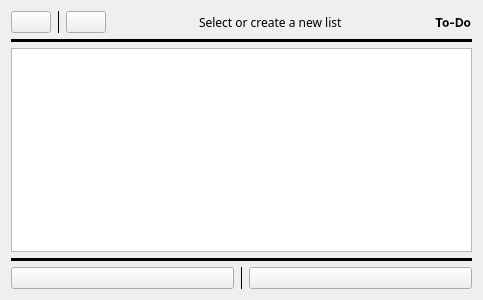
<?xml version="1.0" encoding="UTF-8"?>
<ui version="4.0">
 <class>todo</class>
 <widget class="QWidget" name="todo">
  <property name="geometry">
   <rect>
    <x>0</x>
    <y>0</y>
    <width>483</width>
    <height>300</height>
   </rect>
  </property>
  <property name="windowTitle">
   <string>Form</string>
  </property>
  <layout class="QVBoxLayout" name="verticalLayout">
   <item>
    <layout class="QGridLayout" name="gridLayout">
     <item row="1" column="0">
      <layout class="QGridLayout" name="gridLayout_2">
       <item row="0" column="5">
        <spacer name="horizontalSpacer_2">
         <property name="orientation">
          <enum>Qt::Horizontal</enum>
         </property>
         <property name="sizeHint" stdset="0">
          <size>
           <width>40</width>
           <height>20</height>
          </size>
         </property>
        </spacer>
       </item>
       <item row="0" column="0">
        <widget class="QPushButton" name="closeBtn">
         <property name="text">
          <string/>
         </property>
        </widget>
       </item>
       <item row="0" column="4">
        <widget class="QLabel" name="statusLabel">
         <property name="font">
          <font>
           <family>U001</family>
          </font>
         </property>
         <property name="text">
          <string>Select or create a new list</string>
         </property>
        </widget>
       </item>
       <item row="0" column="1">
        <widget class="Line" name="line_2">
         <property name="frameShadow">
          <enum>QFrame::Plain</enum>
         </property>
         <property name="orientation">
          <enum>Qt::Vertical</enum>
         </property>
        </widget>
       </item>
       <item row="0" column="3">
        <spacer name="horizontalSpacer">
         <property name="orientation">
          <enum>Qt::Horizontal</enum>
         </property>
         <property name="sizeHint" stdset="0">
          <size>
           <width>40</width>
           <height>20</height>
          </size>
         </property>
        </spacer>
       </item>
       <item row="0" column="2">
        <widget class="QPushButton" name="newBtn">
         <property name="text">
          <string/>
         </property>
        </widget>
       </item>
       <item row="0" column="6">
        <widget class="QLabel" name="todoLabel">
         <property name="font">
          <font>
           <family>Inter</family>
           <weight>75</weight>
           <bold>true</bold>
          </font>
         </property>
         <property name="text">
          <string>To-Do</string>
         </property>
        </widget>
       </item>
      </layout>
     </item>
    </layout>
   </item>
   <item>
    <widget class="Line" name="line">
     <property name="frameShadow">
      <enum>QFrame::Plain</enum>
     </property>
     <property name="lineWidth">
      <number>4</number>
     </property>
     <property name="orientation">
      <enum>Qt::Horizontal</enum>
     </property>
    </widget>
   </item>
   <item>
    <layout class="QVBoxLayout" name="verticalLayout_2">
     <item>
      <widget class="QStackedWidget" name="stackedWidget">
       <property name="currentIndex">
        <number>0</number>
       </property>
       <widget class="QWidget" name="page_3">
        <layout class="QVBoxLayout" name="verticalLayout_4">
         <property name="leftMargin">
          <number>0</number>
         </property>
         <property name="topMargin">
          <number>0</number>
         </property>
         <property name="rightMargin">
          <number>0</number>
         </property>
         <property name="bottomMargin">
          <number>0</number>
         </property>
         <item>
          <widget class="QListWidget" name="listWidget"/>
         </item>
         <item>
          <widget class="Line" name="line_4">
           <property name="frameShadow">
            <enum>QFrame::Plain</enum>
           </property>
           <property name="lineWidth">
            <number>4</number>
           </property>
           <property name="orientation">
            <enum>Qt::Horizontal</enum>
           </property>
          </widget>
         </item>
         <item>
          <layout class="QHBoxLayout" name="horizontalLayout">
           <property name="topMargin">
            <number>0</number>
           </property>
           <property name="rightMargin">
            <number>0</number>
           </property>
           <item>
            <widget class="QPushButton" name="deleteBtn">
             <property name="text">
              <string/>
             </property>
            </widget>
           </item>
           <item>
            <widget class="Line" name="line_3">
             <property name="frameShadow">
              <enum>QFrame::Plain</enum>
             </property>
             <property name="orientation">
              <enum>Qt::Vertical</enum>
             </property>
            </widget>
           </item>
           <item>
            <widget class="QPushButton" name="setupBtn">
             <property name="text">
              <string/>
             </property>
            </widget>
           </item>
          </layout>
         </item>
        </layout>
       </widget>
       <widget class="QWidget" name="page_4">
        <layout class="QVBoxLayout" name="verticalLayout_6">
         <property name="leftMargin">
          <number>0</number>
         </property>
         <property name="topMargin">
          <number>0</number>
         </property>
         <property name="rightMargin">
          <number>0</number>
         </property>
         <property name="bottomMargin">
          <number>0</number>
         </property>
         <item>
          <layout class="QVBoxLayout" name="listVerticalLayout">
           <item>
            <layout class="QHBoxLayout" name="horizontalLayout_2">
             <property name="topMargin">
              <number>0</number>
             </property>
             <item>
              <spacer name="horizontalSpacer_3">
               <property name="orientation">
                <enum>Qt::Horizontal</enum>
               </property>
               <property name="sizeHint" stdset="0">
                <size>
                 <width>40</width>
                 <height>20</height>
                </size>
               </property>
              </spacer>
             </item>
             <item>
              <widget class="QPushButton" name="newItemBtn">
               <property name="text">
                <string/>
               </property>
              </widget>
             </item>
             <item>
              <widget class="Line" name="line_5">
               <property name="frameShadow">
                <enum>QFrame::Plain</enum>
               </property>
               <property name="orientation">
                <enum>Qt::Vertical</enum>
               </property>
              </widget>
             </item>
             <item>
              <widget class="QPushButton" name="selectItemsModeBtn">
               <property name="text">
                <string/>
               </property>
              </widget>
             </item>
             <item>
              <widget class="QStackedWidget" name="editToolbarWidget">
               <property name="sizePolicy">
                <sizepolicy hsizetype="Maximum" vsizetype="Maximum">
                 <horstretch>0</horstretch>
                 <verstretch>0</verstretch>
                </sizepolicy>
               </property>
               <property name="currentIndex">
                <number>0</number>
               </property>
               <widget class="QWidget" name="page">
                <property name="sizePolicy">
                 <sizepolicy hsizetype="Maximum" vsizetype="Maximum">
                  <horstretch>0</horstretch>
                  <verstretch>0</verstretch>
                 </sizepolicy>
                </property>
                <layout class="QVBoxLayout" name="verticalLayout_3">
                 <property name="leftMargin">
                  <number>0</number>
                 </property>
                 <property name="topMargin">
                  <number>0</number>
                 </property>
                 <property name="rightMargin">
                  <number>0</number>
                 </property>
                 <property name="bottomMargin">
                  <number>0</number>
                 </property>
                 <item>
                  <layout class="QHBoxLayout" name="horizontalLayout_3">
                   <item>
                    <widget class="Line" name="line_7">
                     <property name="frameShadow">
                      <enum>QFrame::Plain</enum>
                     </property>
                     <property name="orientation">
                      <enum>Qt::Vertical</enum>
                     </property>
                    </widget>
                   </item>
                   <item>
                    <widget class="QPushButton" name="deleteItemBtn">
                     <property name="text">
                      <string/>
                     </property>
                    </widget>
                   </item>
                   <item>
                    <widget class="Line" name="line_6">
                     <property name="frameShadow">
                      <enum>QFrame::Plain</enum>
                     </property>
                     <property name="orientation">
                      <enum>Qt::Vertical</enum>
                     </property>
                    </widget>
                   </item>
                   <item>
                    <widget class="QPushButton" name="selectAllItemsBtn">
                     <property name="text">
                      <string/>
                     </property>
                    </widget>
                   </item>
                   <item>
                    <widget class="Line" name="line_9">
                     <property name="frameShadow">
                      <enum>QFrame::Plain</enum>
                     </property>
                     <property name="orientation">
                      <enum>Qt::Vertical</enum>
                     </property>
                    </widget>
                   </item>
                   <item>
                    <widget class="QPushButton" name="deselectAllItemsBtn">
                     <property name="text">
                      <string/>
                     </property>
                    </widget>
                   </item>
                   <item>
                    <widget class="Line" name="line_10">
                     <property name="frameShadow">
                      <enum>QFrame::Plain</enum>
                     </property>
                     <property name="orientation">
                      <enum>Qt::Vertical</enum>
                     </property>
                    </widget>
                   </item>
                   <item>
                    <widget class="QPushButton" name="saveCurrentListViewBtn">
                     <property name="text">
                      <string/>
                     </property>
                    </widget>
                   </item>
                  </layout>
                 </item>
                </layout>
               </widget>
               <widget class="QWidget" name="page_2"/>
              </widget>
             </item>
             <item>
              <spacer name="horizontalSpacer_4">
               <property name="orientation">
                <enum>Qt::Horizontal</enum>
               </property>
               <property name="sizeHint" stdset="0">
                <size>
                 <width>40</width>
                 <height>20</height>
                </size>
               </property>
              </spacer>
             </item>
            </layout>
           </item>
           <item>
            <widget class="Line" name="line_8">
             <property name="frameShadow">
              <enum>QFrame::Plain</enum>
             </property>
             <property name="lineWidth">
              <number>4</number>
             </property>
             <property name="orientation">
              <enum>Qt::Horizontal</enum>
             </property>
            </widget>
           </item>
           <item>
            <widget class="QListWidget" name="itemsListWidget"/>
           </item>
          </layout>
         </item>
        </layout>
       </widget>
      </widget>
     </item>
    </layout>
   </item>
  </layout>
 </widget>
 <resources/>
 <connections/>
</ui>
